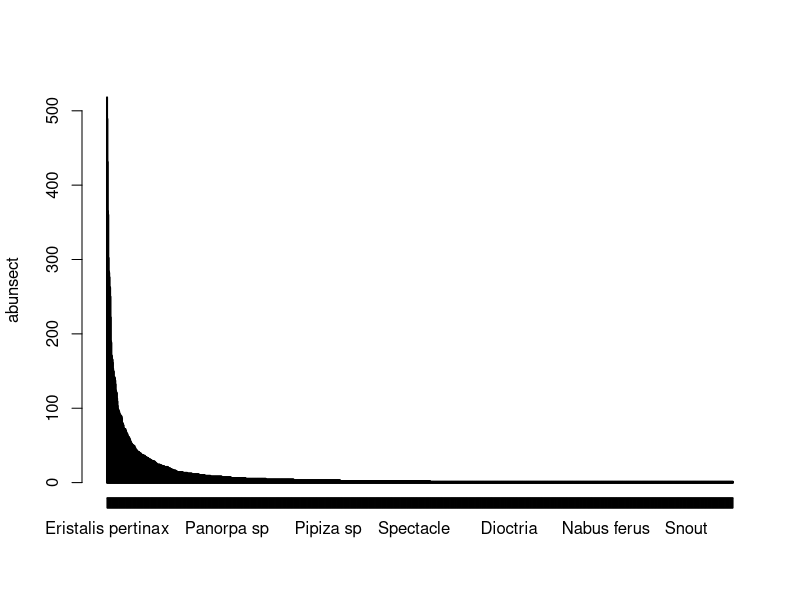
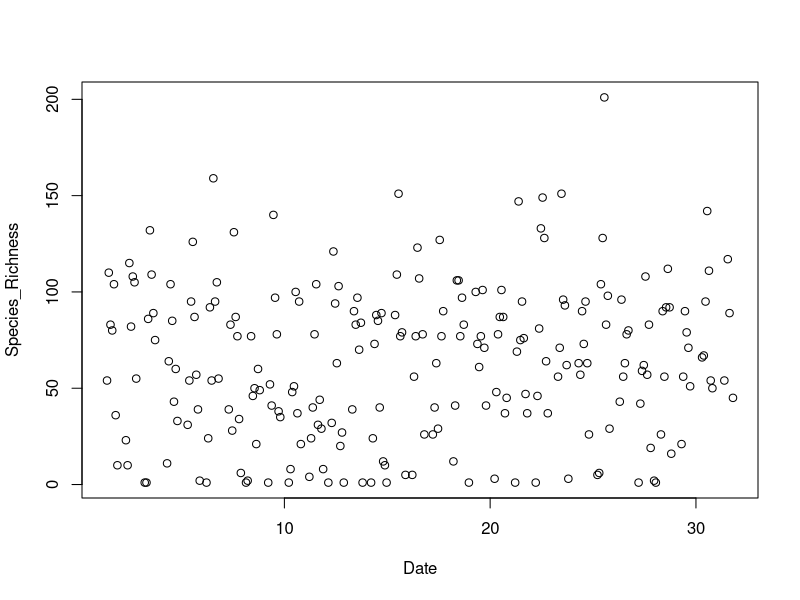

The R script that drew these images, in order:
insect <- read.csv("../Data/InsData.csv")
abunsect<-sort(table(insect$SPECIES), decreasing = T ) 
plot(abunsect)
library(dplyr)
str(insect)
library(stringr)
ErisData<-insect
ErisData$Date<-as.Date(ErisData$DATE) 
ErisData$Species <- as.character(ErisData$SPECIES)
Eris<-droplevels(ErisData)%>%
    group_by(Date) %>%
    summarise(Species_Richness = length(unique(Species)))
str(Eris)
lm(Eris$Species_Richness~Eris$Date) 
plot(Eris)
Eris